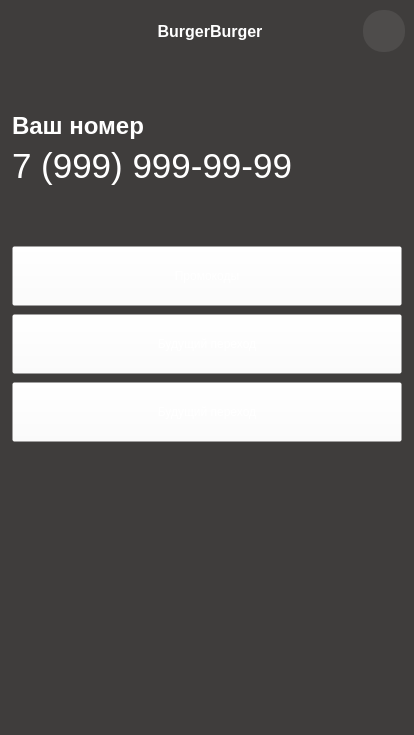
<?xml version="1.0" encoding="UTF-8"?>
<ui version="4.0">
 <class>MainWindow</class>
 <widget class="QMainWindow" name="MainWindow">
  <property name="geometry">
   <rect>
    <x>0</x>
    <y>0</y>
    <width>414</width>
    <height>735</height>
   </rect>
  </property>
  <property name="sizePolicy">
   <sizepolicy hsizetype="Preferred" vsizetype="Fixed">
    <horstretch>0</horstretch>
    <verstretch>0</verstretch>
   </sizepolicy>
  </property>
  <property name="windowTitle">
   <string>MainWindow</string>
  </property>
  <widget class="QWidget" name="Centralwidget">
   <property name="styleSheet">
    <string notr="true">#MainWidget{
	background-color:rgb(63, 61, 60)
}

QLabel{
	color:rgb(255, 255, 255);
}

QPushButton{
	color:rgb(255, 255, 255);
	background-color: rgba(255, 255, 255, 20);
}</string>
   </property>
   <layout class="QHBoxLayout" name="horizontalLayout">
    <property name="spacing">
     <number>10</number>
    </property>
    <property name="leftMargin">
     <number>0</number>
    </property>
    <property name="topMargin">
     <number>0</number>
    </property>
    <property name="rightMargin">
     <number>0</number>
    </property>
    <property name="bottomMargin">
     <number>0</number>
    </property>
    <item>
     <widget class="QWidget" name="MainWidget" native="true">
      <property name="styleSheet">
       <string notr="true"/>
      </property>
      <layout class="QVBoxLayout" name="verticalLayout">
       <property name="spacing">
        <number>50</number>
       </property>
       <property name="leftMargin">
        <number>0</number>
       </property>
       <property name="topMargin">
        <number>0</number>
       </property>
       <property name="rightMargin">
        <number>0</number>
       </property>
       <property name="bottomMargin">
        <number>0</number>
       </property>
       <item>
        <widget class="QWidget" name="TitleWidget" native="true">
         <property name="sizePolicy">
          <sizepolicy hsizetype="Preferred" vsizetype="Fixed">
           <horstretch>0</horstretch>
           <verstretch>0</verstretch>
          </sizepolicy>
         </property>
         <property name="minimumSize">
          <size>
           <width>0</width>
           <height>60</height>
          </size>
         </property>
         <property name="styleSheet">
          <string notr="true">QPushButton {
    border-radius: 20px;
}
</string>
         </property>
         <layout class="QHBoxLayout" name="horizontalLayout_2">
          <item>
           <widget class="QLabel" name="label_3">
            <property name="sizePolicy">
             <sizepolicy hsizetype="MinimumExpanding" vsizetype="Preferred">
              <horstretch>0</horstretch>
              <verstretch>0</verstretch>
             </sizepolicy>
            </property>
            <property name="minimumSize">
             <size>
              <width>48</width>
              <height>44</height>
             </size>
            </property>
            <property name="maximumSize">
             <size>
              <width>48</width>
              <height>44</height>
             </size>
            </property>
            <property name="font">
             <font>
              <pointsize>14</pointsize>
             </font>
            </property>
            <property name="text">
             <string/>
            </property>
            <property name="textFormat">
             <enum>Qt::AutoText</enum>
            </property>
            <property name="pixmap">
             <pixmap resource="resources.qrc">:/icons/icons/burger-svgrepo-com.png</pixmap>
            </property>
            <property name="scaledContents">
             <bool>true</bool>
            </property>
            <property name="alignment">
             <set>Qt::AlignCenter</set>
            </property>
           </widget>
          </item>
          <item>
           <widget class="QLabel" name="label">
            <property name="font">
             <font>
              <pointsize>12</pointsize>
              <weight>75</weight>
              <bold>true</bold>
             </font>
            </property>
            <property name="text">
             <string>BurgerBurger</string>
            </property>
            <property name="alignment">
             <set>Qt::AlignCenter</set>
            </property>
           </widget>
          </item>
          <item>
           <widget class="QPushButton" name="pushButton_4">
            <property name="sizePolicy">
             <sizepolicy hsizetype="Fixed" vsizetype="Fixed">
              <horstretch>0</horstretch>
              <verstretch>0</verstretch>
             </sizepolicy>
            </property>
            <property name="minimumSize">
             <size>
              <width>0</width>
              <height>0</height>
             </size>
            </property>
            <property name="maximumSize">
             <size>
              <width>42</width>
              <height>42</height>
             </size>
            </property>
            <property name="styleSheet">
             <string notr="true"/>
            </property>
            <property name="text">
             <string/>
            </property>
            <property name="icon">
             <iconset resource="resources.qrc">
              <normaloff>:/icons/icons/1564505_close_delete_exit_remove_icon.png</normaloff>:/icons/icons/1564505_close_delete_exit_remove_icon.png</iconset>
            </property>
            <property name="iconSize">
             <size>
              <width>50</width>
              <height>50</height>
             </size>
            </property>
           </widget>
          </item>
         </layout>
        </widget>
       </item>
       <item>
        <widget class="QWidget" name="CreditsWidget" native="true">
         <property name="sizePolicy">
          <sizepolicy hsizetype="Preferred" vsizetype="Fixed">
           <horstretch>0</horstretch>
           <verstretch>0</verstretch>
          </sizepolicy>
         </property>
         <layout class="QVBoxLayout" name="verticalLayout_3">
          <property name="leftMargin">
           <number>12</number>
          </property>
          <property name="topMargin">
           <number>0</number>
          </property>
          <property name="rightMargin">
           <number>12</number>
          </property>
          <property name="bottomMargin">
           <number>0</number>
          </property>
          <item>
           <widget class="QLabel" name="titleLabel">
            <property name="sizePolicy">
             <sizepolicy hsizetype="Fixed" vsizetype="Fixed">
              <horstretch>0</horstretch>
              <verstretch>0</verstretch>
             </sizepolicy>
            </property>
            <property name="font">
             <font>
              <pointsize>18</pointsize>
              <weight>75</weight>
              <bold>true</bold>
             </font>
            </property>
            <property name="text">
             <string>Ваш номер</string>
            </property>
           </widget>
          </item>
          <item>
           <widget class="QLabel" name="numberLabel">
            <property name="sizePolicy">
             <sizepolicy hsizetype="Fixed" vsizetype="Fixed">
              <horstretch>0</horstretch>
              <verstretch>0</verstretch>
             </sizepolicy>
            </property>
            <property name="font">
             <font>
              <pointsize>26</pointsize>
             </font>
            </property>
            <property name="text">
             <string>7 (999) 999-99-99</string>
            </property>
           </widget>
          </item>
         </layout>
        </widget>
       </item>
       <item>
        <widget class="QWidget" name="Widget" native="true">
         <property name="sizePolicy">
          <sizepolicy hsizetype="Preferred" vsizetype="Preferred">
           <horstretch>0</horstretch>
           <verstretch>0</verstretch>
          </sizepolicy>
         </property>
         <property name="minimumSize">
          <size>
           <width>0</width>
           <height>0</height>
          </size>
         </property>
         <layout class="QVBoxLayout" name="verticalLayout_2">
          <property name="leftMargin">
           <number>12</number>
          </property>
          <property name="topMargin">
           <number>10</number>
          </property>
          <property name="rightMargin">
           <number>12</number>
          </property>
          <property name="bottomMargin">
           <number>200</number>
          </property>
          <item alignment="Qt::AlignTop">
           <widget class="QWidget" name="ButtonWidget" native="true">
            <property name="sizePolicy">
             <sizepolicy hsizetype="Preferred" vsizetype="Fixed">
              <horstretch>0</horstretch>
              <verstretch>0</verstretch>
             </sizepolicy>
            </property>
            <layout class="QVBoxLayout" name="verticalLayout_4">
             <property name="spacing">
              <number>8</number>
             </property>
             <property name="leftMargin">
              <number>0</number>
             </property>
             <property name="topMargin">
              <number>0</number>
             </property>
             <property name="rightMargin">
              <number>0</number>
             </property>
             <property name="bottomMargin">
              <number>0</number>
             </property>
             <item>
              <widget class="QPushButton" name="pushButton">
               <property name="sizePolicy">
                <sizepolicy hsizetype="Minimum" vsizetype="Fixed">
                 <horstretch>0</horstretch>
                 <verstretch>0</verstretch>
                </sizepolicy>
               </property>
               <property name="minimumSize">
                <size>
                 <width>0</width>
                 <height>60</height>
                </size>
               </property>
               <property name="text">
                <string>Промокоды</string>
               </property>
              </widget>
             </item>
             <item>
              <widget class="QPushButton" name="pushButton_2">
               <property name="minimumSize">
                <size>
                 <width>0</width>
                 <height>60</height>
                </size>
               </property>
               <property name="text">
                <string>Будущий переход</string>
               </property>
              </widget>
             </item>
             <item>
              <widget class="QPushButton" name="pushButton_3">
               <property name="minimumSize">
                <size>
                 <width>0</width>
                 <height>60</height>
                </size>
               </property>
               <property name="text">
                <string>Будущий переход</string>
               </property>
              </widget>
             </item>
            </layout>
           </widget>
          </item>
         </layout>
        </widget>
       </item>
      </layout>
     </widget>
    </item>
   </layout>
  </widget>
 </widget>
 <resources>
  <include location="resources.qrc"/>
 </resources>
 <connections/>
</ui>
